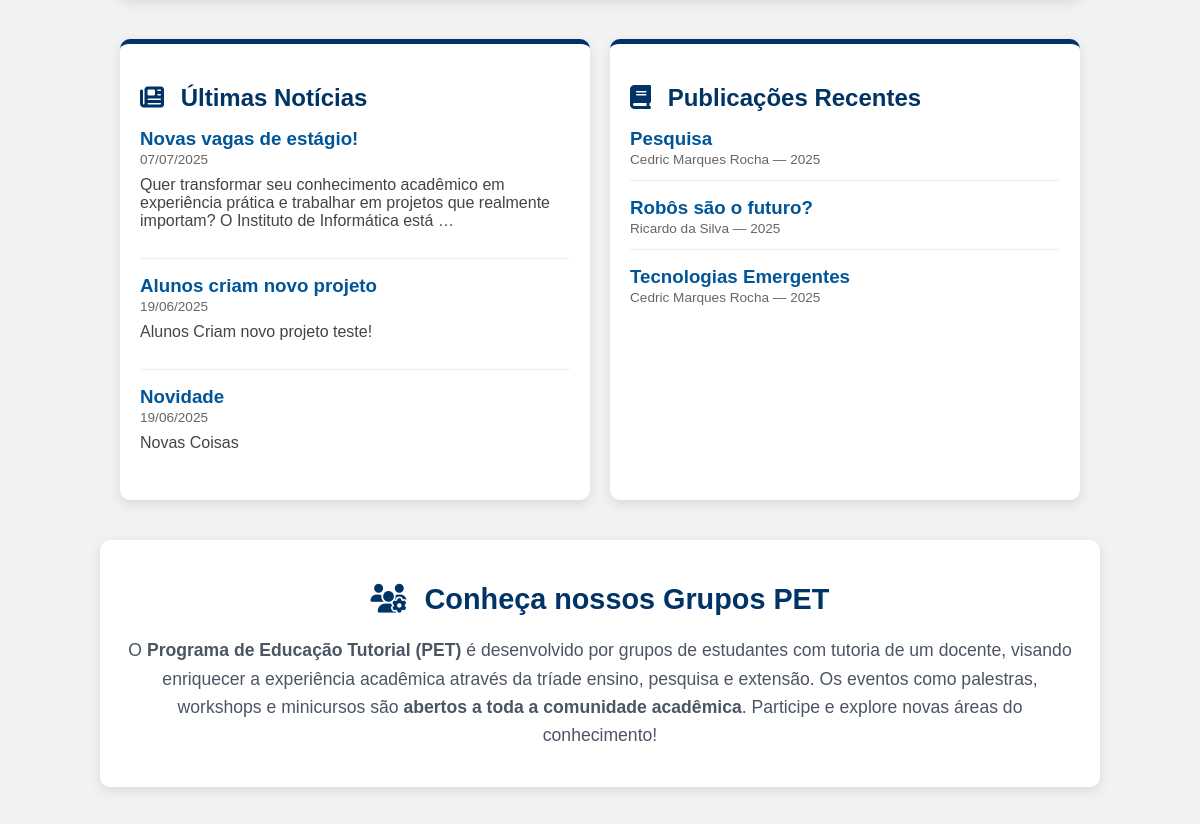
The app's page / (middle part), older data.
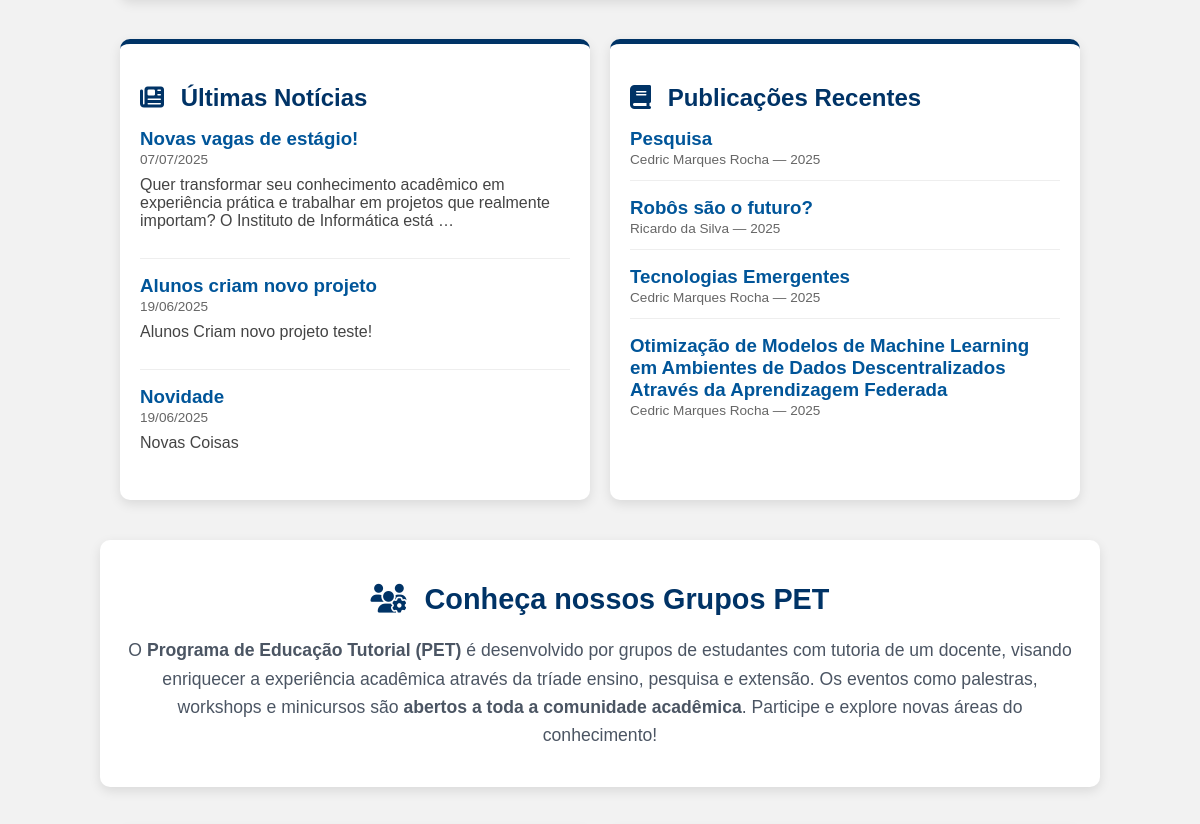
The same page, newer data.
### cursos/models.py (models this page shows, shortened)
class Noticia(models.Model):
    titulo = models.CharField(max_length=200)
    descricao = models.CharField(
        max_length=255,
        help_text="Um resumo curto da notícia para a página inicial."
    )
    conteudo = models.TextField(null=True, blank=True)
    data = models.DateTimeField(default=timezone.now)
    imagem = models.ImageField(
        upload_to='noticias/',
        null=True,
        blank=True,
        help_text="Imagem de destaque da notícia (opcional)."
    )

class Publicacao(models.Model):
    titulo = models.CharField(max_length=200)
    autor = models.CharField(max_length=100)
    link = models.URLField()
    ano = models.IntegerField()
    resumo = models.TextField(
        null=True,
        blank=True,
        help_text="Uma breve descrição ou resumo do artigo."
    )

### cursos/views.py (the view)
# urls.py: 2. Add a URL to urlpatterns:  path('', views.home, name='home')
def home(request):
    destaques = Destaque.objects.all()
    petsi_destaques = ProjetoPET.objects.filter(grupo='SI')
    petcc_destaques = ProjetoPET.objects.filter(grupo='CC')
    noticias = Noticia.objects.order_by('-data')[:5]
    publicacoes = Publicacao.objects.order_by('-ano')[:5]
    eventos = Evento.objects.order_by('-data_evento')
    return render(request, 'cursos/index.html', {
        'destaques': destaques,
        'petsi_destaques': petsi_destaques,
        'petcc_destaques': petcc_destaques,
        'noticias': noticias,
        'publicacoes': publicacoes,
        'eventos': eventos, # ✅ Adiciona os eventos ao contexto do template
    })

### cursos/templates/cursos/index.html (shortened to what this page needs)
{% load static %}
<!DOCTYPE html>
<html lang="pt-br">
<head>
    <link rel="stylesheet" href="https://cdnjs.cloudflare.com/ajax/libs/font-awesome/6.5.0/css/all.min.css" />
</head>
<body>
<section class="flex-container">
    <div class="flex-item">
        <h2 class="section-title"><i class="fas fa-newspaper"></i> Últimas Notícias</h2>
        {% for noticia in noticias|slice:":5" %}
            <div class="list-item">
                <h3><a href="{% url 'noticia_detail' noticia.pk %}">{{ noticia.titulo }}</a></h3>
                <small>{{ noticia.data|date:"d/m/Y" }}</small>
                <p>{{ noticia.descricao|truncatewords:20 }}</p>
            </div>
        {% empty %}
            <p>Nenhuma notícia cadastrada.</p>
        {% endfor %}
    </div>
<div class="flex-item">
    <h2 class="section-title"><i class="fas fa-book"></i> Publicações Recentes</h2>
    {% for publicacao in publicacoes|slice:":5" %}
        <div class="list-item">
            <h3><a href="{% url 'publicacao_detail' publicacao.pk %}">{{ publicacao.titulo }}</a></h3>
            <small>{{ publicacao.autor }}{% if publicacao.ano %} — {{ publicacao.ano }}{% endif %}</small>
        </div>
    {% empty %}
        <p>Nenhuma publicação cadastrada.</p>
    {% endfor %}
</div>
</section>
<section class="container">
    <h2 class="section-title" style="text-align: center; font-size: 1.8rem; margin-bottom: 20px;">
        <i class="fas fa-users-cog"></i> Conheça nossos Grupos PET
    </h2>
    <p style="font-size: 1.1rem; line-height: 1.6; color: var(--cinza-texto);">
        O <strong>Programa de Educação Tutorial (PET)</strong> é desenvolvido por grupos de estudantes com tutoria de um docente, visando enriquecer a experiência acadêmica através da tríade ensino, pesquisa e extensão. Os eventos como palestras, workshops e minicursos são <strong>abertos a toda a comunidade acadêmica</strong>. Participe e explore novas áreas do conhecimento!
    </p>
</section>
</body>
</html>

Row changes from the older to the newer data that the page shows:
added Publicacao: titulo "Otimização de Modelos de Machine Learning em Ambientes de Dados Descentralizados Através da Aprendizagem Federada", autor "Cedric Marques Rocha", ano "2025"
